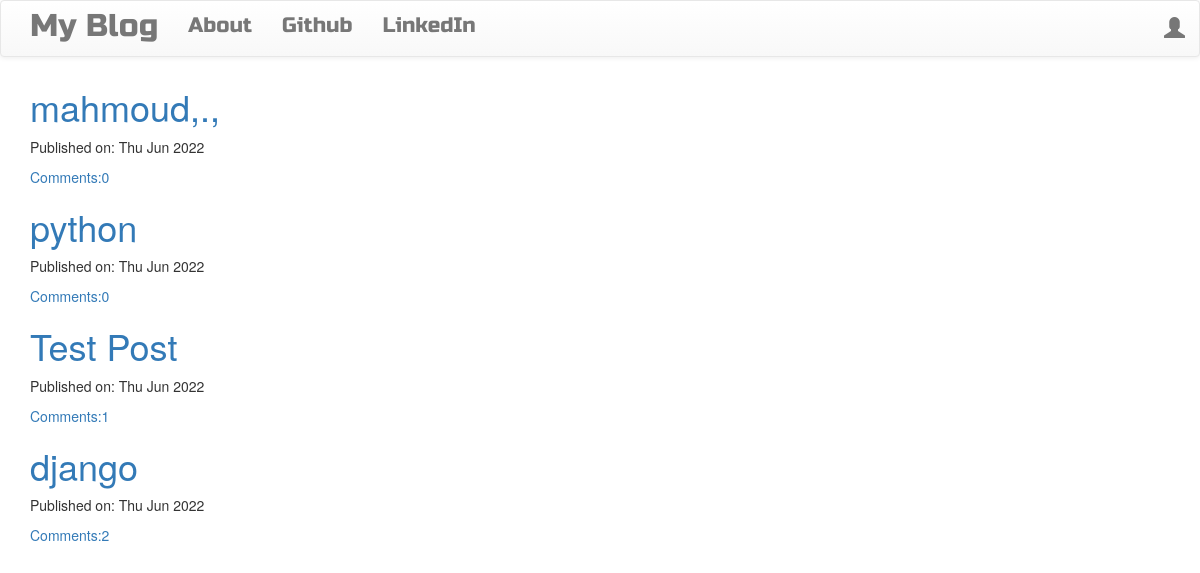
The page / on the database its author committed.
### blog/models.py (models this page shows, shortened)
class Post(models.Model):
    author = models.ForeignKey('auth.User',on_delete=models.CASCADE)
    title=models.CharField(max_length=200)
    text=models.TextField()
    create_date =models.DateTimeField(default=timezone.now)
    published_date = models.DateTimeField(blank=True, null=True)
    def approve_comments(self):
        return self.comments.filter(approved_comment=True)
        '''
        Any one can comment on a post, but all of them not gonna get approved,
        This method filters out unapproved(approved_comment = False) comments from Comment class,
        So that only approved(approved_comment = True) comments save to the model 'Post'
        '''

### blog/views.py (the view, shortened to what this page needs)
# urls.py: path('',views.PostListView.as_view(),name='post_list'),
class PostListView(ListView):
    model = Post
    def get_queryset(self):
        return Post.objects.filter(published_date__lte=timezone.now()).order_by('-published_date')

### blog/templates/blog/post_list.html
{% extends 'blog/base.html' %}
{% block content %}
<div class="centerstage">
  {% for post in post_list %}
  <div class="post">
    <h1> <a href="{% url 'post_detail' pk=post.pk %}">{{post.title}}</a> </h1>
    <div class="date">
      <p>Published on: {{post.published_date|date:"D M Y"}} </p>
    </div>
    <a href="{% url 'post_detail' pk=post.pk%}">Comments:{{post.approve_comments.count}}</a>
  </div>
  {% endfor %}
</div>
{% endblock %}

### blog/templates/blog/base.html (shortened to what this page needs)
<!DOCTYPE html>
{% load static %}
<html>
    <head>
        <link rel="stylesheet" href="https://maxcdn.bootstrapcdn.com/bootstrap/3.3.7/css/bootstrap.min.css">
        <link rel="stylesheet" href="https://maxcdn.bootstrapcdn.com/bootstrap/3.3.7/css/bootstrap-theme.min.css">
        <link rel="stylesheet" href="//cdn.jsdelivr.net/medium-editor/latest/css/medium-editor.min.css" type="text/css" media="screen" charset="utf-8">
        <link rel="stylesheet" href="{% static 'css/blog.css' %}">
<body class='loader'>
  <nav class="navbar navbar-default techfont custom-navbar">
    <div class="container">
      <ul class="nav navbar-nav">
        <li><a class='navbar-brand bigbrand' href="{% url 'post_list' %}">My Blog</a></li>
        <li><a href="{% url 'about'%}">About</a></li>
        <li><a href="https://www.github.com">Github</a></li>
        <li><a href="https://www.linkedin.com">LinkedIn</a></li>
      </ul>
      <ul class="nav navbar-nav navbar-right">
        {% if user.is_authenticated %}
        <li>
          <a href="{% url 'post_new' %}" >New Post</a>
        </li>
        <li>
          <a href="{% url 'post_draft_list' %}">Drafts</a>
        </li>
        <li>
          <a href="{% url 'logout' %}" >Log out</a>
        </li>
        <li>
          <a >Welcome: {{ user.username }}</a>
        </li>
          {% else %}
          <li><a class='nav navbar-right' href="{% url 'login' %}" ><span class="glyphicon glyphicon-user"></span></a></li>
        {% endif %}
      </ul>
  </div>
</nav>
        <div class="content container">
            <div class="row">
                <div class="col-md-8">
                  <div class="blog_posts">
                    {% block content %}
                    {% endblock %}
                  </div>
                </div>
            </div>
        </div>
</body>
</html>

### blog/static/css/blog.css (style rules this page uses)
.techfont { font-family:'Russo One',sans-serif; font-size:1.5em; margin-bottom:10px; }
.centerstage { margin:auto; }
.bigbrand { font-size:1.5em; }
.loader { filter:hue-rotate(0deg); color:linear-gradient(45deg,#0f8,#08f); animation:hue 10000ms infinite linear; }

### rows shown on the page
Post: title "mahmoud,.,", published_date "Thu Jun 2022", approve_comments.count "0"
Post: title "python", published_date "Thu Jun 2022", approve_comments.count "0"
Post: title "Test Post", published_date "Thu Jun 2022", approve_comments.count "1"
Post: title "django", published_date "Thu Jun 2022", approve_comments.count "2"
